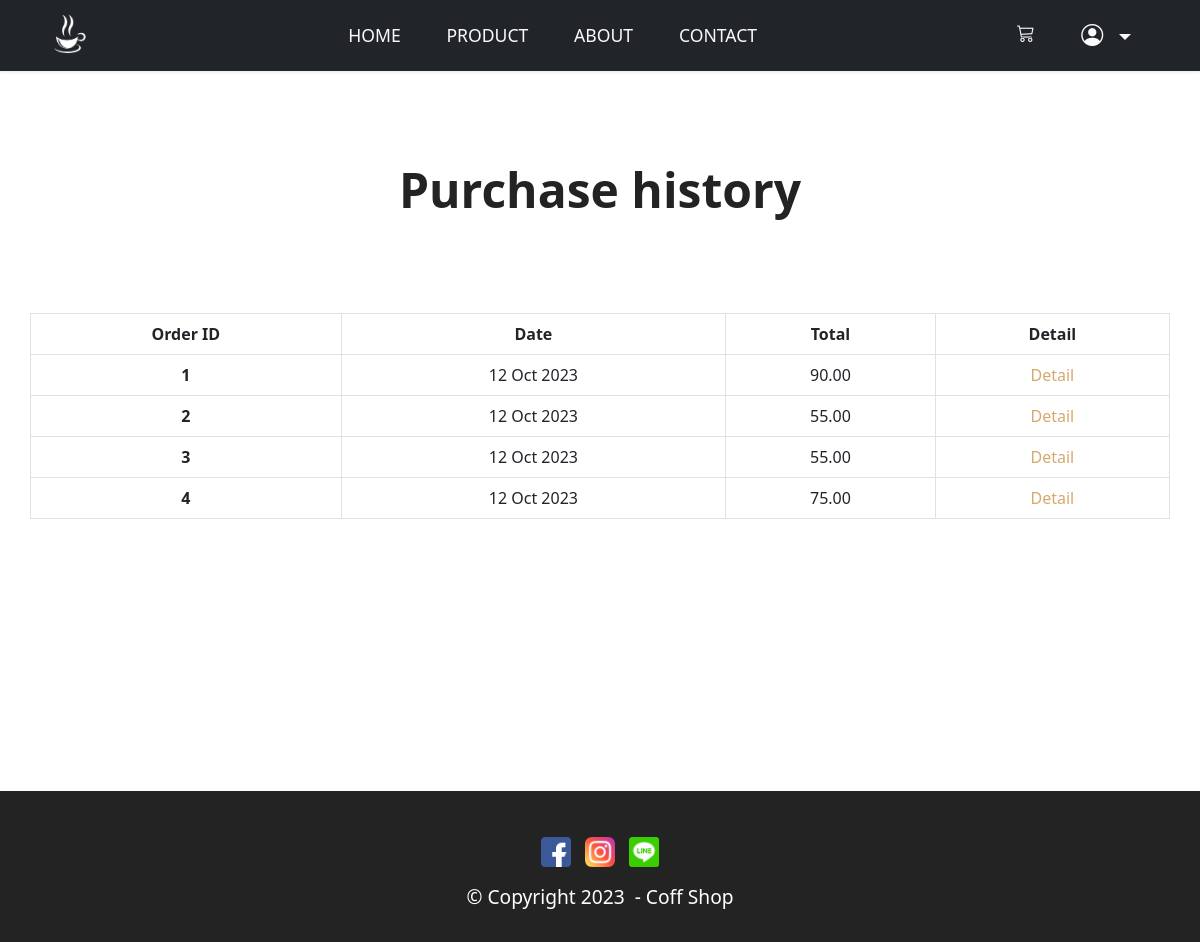
The app's page /history (signed in) with its own data.
### app_order/models.py (models this page shows)
class Order(models.Model):
    fullname = models.CharField(max_length=255, blank=True)
    phone = models.CharField(max_length=30, blank=True)
    address  = models.CharField(max_length=255, blank=True)
    total = models.DecimalField(max_digits=10, decimal_places=2)
    created = models.DateTimeField(auto_now_add=True)
    customer = models.ForeignKey(User, on_delete=models.CASCADE, default=None)

### app_order/views.py (the view)
# urls.py: path('history', views.history),
def history(request):
    orders = Order.objects.filter(customer = request.user)
    return render(request, 'history.html', {'orders': orders})

### app_order/templates/history.html (shortened to what this page needs)
{% extends "base.html" %}
{% load humanize %}
{% block content %}
    {% if not orders %}
    <section class="container my-5">
        <br><br><br><br>
        <div class="text-center">
            <svg xmlns="http://www.w3.org/2000/svg" class="img-fluid" style="width: 200px; height: 200px; margin-left: auto; margin-right: auto" fill="currentColor" class="bi bi-clock-history" viewBox="0 0 16 16">
                <path d="M8.515 1.019A7 7 0 0 0 8 1V0a8 8 0 0 1 .589.022l-.074.997zm2.004.45a7.003 7.003 0 0 0-.985-.299l.219-.976c.383.086.76.2 1.126.342l-.36.933zm1.37.71a7.01 7.01 0 0 0-.439-.27l.493-.87a8.025 8.025 0 0 1 .979.654l-.615.789a6.996 6.996 0 0 0-.418-.302zm1.834 1.79a6.99 6.99 0 0 0-.653-.796l.724-.69c.27.285.52.59.747.91l-.818.576zm.744 1.352a7.08 7.08 0 0 0-.214-.468l.893-.45a7.976 7.976 0 0 1 .45 1.088l-.95.313a7.023 7.023 0 0 0-.179-.483zm.53 2.507a6.991 6.991 0 0 0-.1-1.025l.985-.17c.067.386.106.778.116 1.17l-1 .025zm-.131 1.538c.033-.17.06-.339.081-.51l.993.123a7.957 7.957 0 0 1-.23 1.155l-.964-.267c.046-.165.086-.332.12-.501zm-.952 2.379c.184-.29.346-.594.486-.908l.914.405c-.16.36-.345.706-.555 1.038l-.845-.535zm-.964 1.205c.122-.122.239-.248.35-.378l.758.653a8.073 8.073 0 0 1-.401.432l-.707-.707z"/>
                <path d="M8 1a7 7 0 1 0 4.95 11.95l.707.707A8.001 8.001 0 1 1 8 0v1z"/>
                <path d="M7.5 3a.5.5 0 0 1 .5.5v5.21l3.248 1.856a.5.5 0 0 1-.496.868l-3.5-2A.5.5 0 0 1 7 9V3.5a.5.5 0 0 1 .5-.5z"/>
            </svg>
            <br>
            <h1 class="my-4"><strong>No purchase history</strong></h1>
            <div class="mbr-section-btn pt-3">
                <a href="/" class="btn btn-primary display-4">
                    <i class="bi bi-house-door"></i>&nbsp;
                    Return to home page
                </a>
            </div>
            <br><br>
        </div>
    </section>
    {% else %}
    <section class="content2 cid-tsEQSCqggh my-2" id="content2-2">
        <div class="container my-5">
            <div class="mbr-section-head">
                <h4 class="mbr-section-title mbr-fonts-style align-center mb-0 display-2">
                    <strong>Purchase history</strong>
                </h4>
            </div>
            <div class="row my-5">
                <table class="table text-center table-bordered my-5">
                    <thead>
                    <tr>
                        <th scope="col">Order ID</th>
                        <th scope="col">Date</th>
                        <th scope="col">Total</th>
                        <th scope="col">Detail</th>
                    </tr>
                    </thead>
                    <tbody>
                        {% for item in orders  %}
                        <tr>
                            <th scope="row">{{item.id}}</th>
                            <td>{{item.created | date:"d M Y"}}</td>
                            <td>{{item.total  | intcomma}}</td>
                            <td>
                                <a href="{% url 'orderDetail' item.id %}">Detail</a>
                            </td>
                        </tr>
                        {% endfor %}
                    </tbody>
                </table>
            </div>
        </div>
        <br><br><br><br><br><br><br>
    </section>
    {% endif %}
{% endblock  %}

### app_gen/static/assets/theme/css/style.css (style rules this page uses)
section { background-color: #ffffff; }
body { font-style: normal; line-height: 1.5; font-weight: 400; color: #232323; position: relative; }
section, .container, .container-fluid { position: relative; word-wrap: break-word; }
a { font-style: normal; font-weight: 400; cursor: pointer; }
a, a:hover { text-decoration: none; }
.mbr-section-title { font-style: normal; line-height: 1.3; }
h1, h2, h3, h4, h5, h6, .display-1, .display-2, .display-4, .display-5, .display-7, span, p, a { line-height: 1; word-break: break-word; word-wrap: break-word; font-weight: 400; }
b, strong { font-weight: bold; }
section { background-position: 50% 50%; background-repeat: no-repeat; background-size: cover; }
.align-center { text-align: center; }
.row { display: -webkit-flex; -webkit-flex-wrap: wrap; flex-wrap: wrap; }
html, body { height: auto; min-height: 100vh; }
@media (min-width: 992px) { .container { padding-left: 16px; padding-right: 16px; } }
@media (min-width: 992px) { .row { margin-left: -16px; margin-right: -16px; } }

### app_gen/static/assets/theme/css/style_dt.css (style rules this page uses)
body, h1, h2, h3, p, ul, li { margin: 0; padding: 0; }

### app_gen/static/assets/custom/css/custom-style.css (style rules this page uses)
.display-2 { font-size: 3rem; line-height: 1.1; }
a, a:hover { color: #d7a86e; }
body { overflow-x: hidden; }
a { transition: color 0.6s; }
.cid-tsEQSCqggh { padding-top: 3rem; background-color: #ffffff; }
.cid-tsEQSCqggh .mbr-section-title { color: #232323; }

### records on screen
Order: id "1", created "12 Oct 2023", total "90.00"
Order: id "2", created "12 Oct 2023", total "55.00"
Order: id "3", created "12 Oct 2023", total "55.00"
Order: id "4", created "12 Oct 2023", total "75.00"
